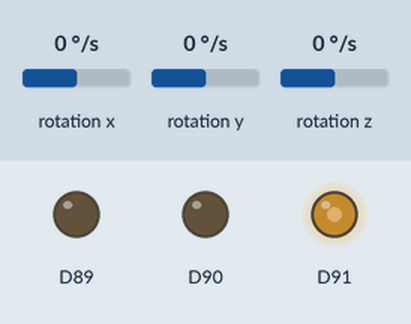
Recording of a sketch running on a simulated Arduino Nano 33 IoT. Shown: output pins drawn as LEDs (lit = HIGH). The inputs (shaded band) are chosen by the test bench; at power-on: rotation x 0 °/s, rotation y 0 °/s, rotation z 0 °/s. WiFi joins after 1.5 s; servers stay silent unless stated; what the sketch prints to the serial monitor is not drawn.

Above: at 1.1 s.
At 4.0 s:
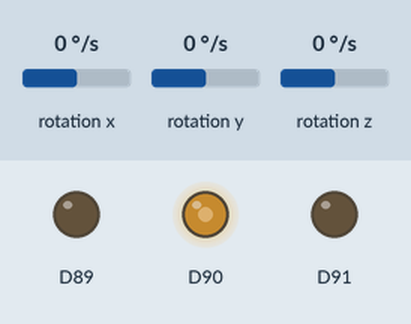
4.1 s: rotation x set to -65 °/s
5.6 s: rotation x set to -76 °/s
At 6.9 s:
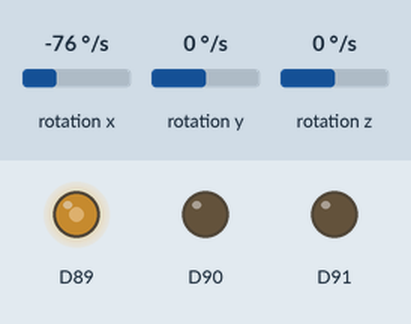
Timing chart, 0 to 13.3 s (numbered marks = the images above; inputs shaded):
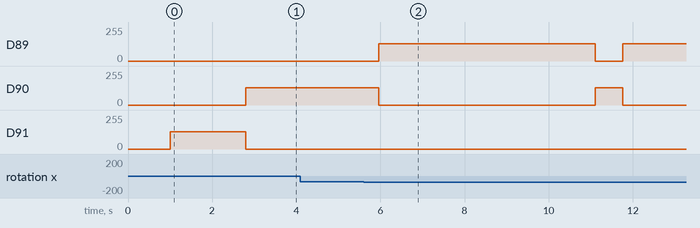

Measured:
- the behaviour switches between -70 and -71 °/s on rotation x (found by bisection; images 1 and 2)
- after the input at 4.1 s, every drawn part: stays the same
- after the input at 5.6 s, D89: 0/255 → 128/255 after 0.36 s, → 0/255 5.2 s later, → 128/255 0.65 s later; D90: 128/255 → 0/255 after 0.36 s, → 128/255 5.2 s later, → 0/255 0.65 s later

The sketch:

arduino-xmas-ball.ino
```cpp
#include <Firebase_Arduino_WiFiNINA.h>
#include <Arduino_LSM6DS3.h>
#include <WiFiNINA.h>
#include <utility/wifi_drv.h>

// Firebase
#define FIREBASE_HOST "arduino-wi-fi-xmas-tree-db-default-rtdb.europe-west1.firebasedatabase.app"
#define FIREBASE_AUTH "WCkUg3iFB4NRbBHg2IXc0bsosgHo5kM5bXmUvZie"
#define WIFI_SSID "iPhone van Cesar"
#define WIFI_PASSWORD "not so safe 123"

String treeId = "/Rudolph-A3EpYEF7zU";

FirebaseData firebaseData;

void setup() {

  Serial.begin(9600);
  delay(1000);

  //show blue light
  WiFiDrv::pinMode(27, OUTPUT);
  WiFiDrv::analogWrite(27, 128);

  Serial.print("Connecting to WiFi…");
// wifi connecting...
  int status = WL_IDLE_STATUS;

  // holds everything until Wifi is connected
  while (status != WL_CONNECTED) {
    status = WiFi.begin(WIFI_SSID, WIFI_PASSWORD);
    Serial.print(".");
    delay(300);
  }

  // wifi is connected, show green light
  WiFiDrv::pinMode(26, OUTPUT);  //GREEN
  WiFiDrv::analogWrite(27, LOW);
  WiFiDrv::analogWrite(26, 128);

  Serial.print(" IP: ");
  Serial.println(WiFi.localIP());
  Serial.println();
  Firebase.begin(FIREBASE_HOST, FIREBASE_AUTH, WIFI_SSID, WIFI_PASSWORD);
  Firebase.reconnectWiFi(true);

  // init gyro for shake detection
  while (!Serial);

  if (!IMU.begin()) {
    Serial.println("Failed to initialize IMU!");

    while (1);
  }

}

void loop() {
  detectShakeBall();
}

void detectShakeBall(){
  float x, y, z;
  if (IMU.gyroscopeAvailable()) {
    IMU.readGyroscope(x, y, z);

    if (abs(x) > 70 || abs(y) > 150 || abs(z) > 70){

      //if change in tilt is detected, send to db
      Firebase.setString(firebaseData, treeId  + "/mode/", "ball-shake" );

      //show red light as feedback
      WiFiDrv::pinMode(25, OUTPUT);
      WiFiDrv::analogWrite(26, LOW);
      WiFiDrv::analogWrite(25, 128);

      // for now, reset it after 1s
      delay(1000);
      Firebase.setString(firebaseData, treeId  + "/mode/", "idle" );

      delay(4000);
      // show green light again
      WiFiDrv::pinMode(26, OUTPUT);
      WiFiDrv::analogWrite(25, LOW);
      WiFiDrv::analogWrite(26, 128);
    }
  }
  delay(500);
}
```
